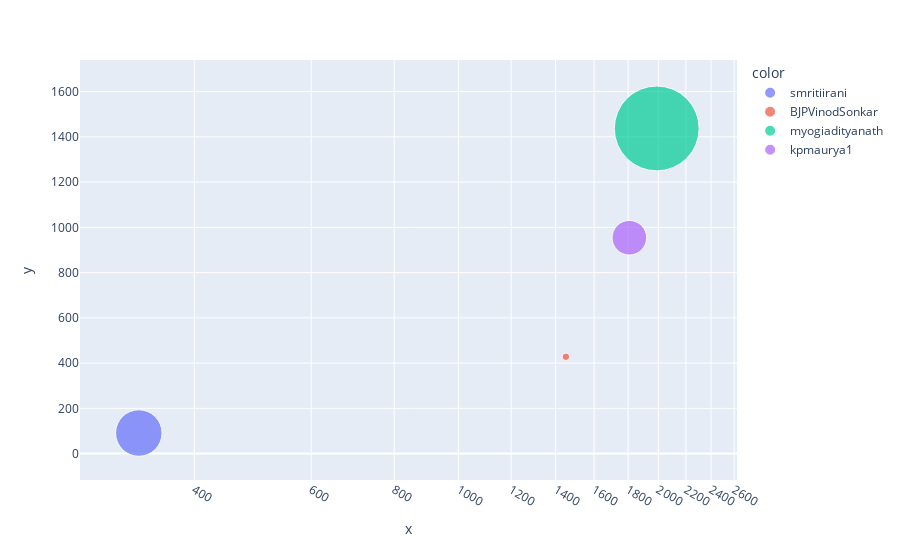

The notebook cell saved with this chart:
### Code cell
# x - followers y - mean_likes z - 1_1 count
fig = px.scatter(['smritiirani','BJPVinodSonkar','myogiadityanath','kpmaurya1'], x=x, y=y,size=z,  
                 color=['smritiirani','BJPVinodSonkar','myogiadityanath','kpmaurya1'],
                 hover_name=['smritiirani','BJPVinodSonkar','myogiadityanath','kpmaurya1'],log_x=True, size_max=60)
fig.show()

### Figure 1 — Plotly figure (JSON) as saved in the notebook; plotly's stock layout.template omitted (floating-point values rounded to 4 significant figures)
{"data": [{"hovertemplate": "<b>%{hovertext}</b><br><br>color=smritiirani<br>x=%{x}<br>y=%{y}<br>size=%{marker.size}<extra></extra>", "hovertext": ["smritiirani"], "legendgroup": "smritiirani", "marker": {"color": "#636efa", "size": [1849], "sizemode": "area", "sizeref": 1.713, "symbol": "circle"}, "mode": "markers", "name": "smritiirani", "orientation": "v", "showlegend": true, "type": "scatter", "x": [330], "xaxis": "x", "y": [91], "yaxis": "y"}, {"hovertemplate": "<b>%{hovertext}</b><br><br>color=BJPVinodSonkar<br>x=%{x}<br>y=%{y}<br>size=%{marker.size}<extra></extra>", "hovertext": ["BJPVinodSonkar"], "legendgroup": "BJPVinodSonkar", "marker": {"color": "#EF553B", "size": [48.25], "sizemode": "area", "sizeref": 1.713, "symbol": "circle"}, "mode": "markers", "name": "BJPVinodSonkar", "orientation": "v", "showlegend": true, "type": "scatter", "x": [1451], "xaxis": "x", "y": [428], "yaxis": "y"}, {"hovertemplate": "<b>%{hovertext}</b><br><br>color=myogiadityanath<br>x=%{x}<br>y=%{y}<br>size=%{marker.size}<extra></extra>", "hovertext": ["myogiadityanath"], "legendgroup": "myogiadityanath", "marker": {"color": "#00cc96", "size": [6168], "sizemode": "area", "sizeref": 1.713, "symbol": "circle"}, "mode": "markers", "name": "myogiadityanath", "orientation": "v", "showlegend": true, "type": "scatter", "x": [1988], "xaxis": "x", "y": [1437], "yaxis": "y"}, {"hovertemplate": "<b>%{hovertext}</b><br><br>color=kpmaurya1<br>x=%{x}<br>y=%{y}<br>size=%{marker.size}<extra></extra>", "hovertext": ["kpmaurya1"], "legendgroup": "kpmaurya1", "marker": {"color": "#ab63fa", "size": [1027.0], "sizemode": "area", "sizeref": 1.713, "symbol": "circle"}, "mode": "markers", "name": "kpmaurya1", "orientation": "v", "showlegend": true, "type": "scatter", "x": [1808], "xaxis": "x", "y": [954], "yaxis": "y"}], "layout": {"legend": {"itemsizing": "constant", "title": {"text": "color"}, "tracegroupgap": 0}, "margin": {"t": 60}, "xaxis": {"anchor": "y", "domain": [0, 1], "title": {"text": "x"}, "type": "log"}, "yaxis": {"anchor": "x", "domain": [0, 1], "title": {"text": "y"}}}}
